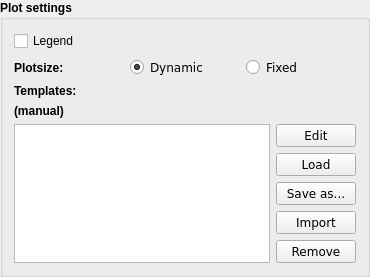
                          <widget class="QgsCollapsibleGroupBox" name="plots_groupbox">
                           <property name="font">
                            <font>
                             <bold>true</bold>
                            </font>
                           </property>
                           <property name="title">
                            <string>Plot settings</string>
                           </property>
                           <property name="collapsed">
                            <bool>true</bool>
                           </property>
                           <layout class="QVBoxLayout" name="vertical_layout_2">
                            <item>
                             <widget class="QCheckBox" name="create_legend">
                              <property name="font">
                               <font>
                                <pointsize>9</pointsize>
                                <bold>false</bold>
                               </font>
                              </property>
                              <property name="text">
                               <string>Legend</string>
                              </property>
                             </widget>
                            </item>
                            <item>
                             <layout class="QHBoxLayout" name="horizontal_layout_4">
                              <item>
                               <widget class="QLabel" name="label_20">
                                <property name="toolTip">
                                 <string>&lt;html&gt;&lt;head/&gt;&lt;body&gt;&lt;p&gt;Dynamic plotsize: The plot size will adjust to the customplot window size.&lt;br/&gt;Fixed: The plot size will be set to the parameter figure.figsize from the used style file.&lt;/p&gt;&lt;/body&gt;&lt;/html&gt;</string>
                                </property>
                                <property name="text">
                                 <string>Plotsize:</string>
                                </property>
                               </widget>
                              </item>
                              <item>
                               <widget class="QRadioButton" name="dynamic_plot_size">
                                <property name="font">
                                 <font>
                                  <family>DejaVu Sans</family>
                                  <pointsize>9</pointsize>
                                  <bold>false</bold>
                                 </font>
                                </property>
                                <property name="toolTip">
                                 <string>&lt;html&gt;&lt;head/&gt;&lt;body&gt;&lt;p&gt;Dynamic plotsize: The plot size will adjust to the customplot window size.&lt;br/&gt;Fixed: The plot size will be set to the parameter figure.figsize from the used style file.&lt;/p&gt;&lt;/body&gt;&lt;/html&gt;</string>
                                </property>
                                <property name="text">
                                 <string>Dynamic</string>
                                </property>
                                <property name="checked">
                                 <bool>true</bool>
                                </property>
                               </widget>
                              </item>
                              <item>
                               <widget class="QRadioButton" name="radio_button_2">
                                <property name="font">
                                 <font>
                                  <family>DejaVu Sans</family>
                                  <pointsize>9</pointsize>
                                  <bold>false</bold>
                                 </font>
                                </property>
                                <property name="toolTip">
                                 <string>&lt;html&gt;&lt;head/&gt;&lt;body&gt;&lt;p&gt;Dynamic plotsize: The plot size will adjust to the customplot window size.&lt;br/&gt;Fixed: The plot size will be set to the parameter figure.figsize from the used style file.&lt;/p&gt;&lt;/body&gt;&lt;/html&gt;</string>
                                </property>
                                <property name="text">
                                 <string>Fixed</string>
                                </property>
                               </widget>
                              </item>
                             </layout>
                            </item>
                            <item>
                             <widget class="QLabel" name="label_4">
                              <property name="text">
                               <string>Templates:</string>
                              </property>
                             </widget>
                            </item>
                            <item>
                             <layout class="QGridLayout" name="grid_layout_4">
                              <property name="sizeConstraint">
                               <enum>QLayout::SetDefaultConstraint</enum>
                              </property>
                              <item row="1" column="2">
                               <widget class="QPushButton" name="edit_button">
                                <property name="font">
                                 <font>
                                  <family>DejaVu Sans</family>
                                  <pointsize>9</pointsize>
                                  <bold>false</bold>
                                 </font>
                                </property>
                                <property name="toolTip">
                                 <string>&lt;html&gt;&lt;head/&gt;&lt;body&gt;&lt;p&gt;Edit current loaded template.&lt;/p&gt;&lt;p&gt;Note: Changes are not saved to a template file. Use Save as... to save changes to file.&lt;br/&gt;&lt;/p&gt;&lt;/body&gt;&lt;/html&gt;</string>
                                </property>
                                <property name="text">
                                 <string>Edit</string>
                                </property>
                               </widget>
                              </item>
                              <item row="0" column="2">
                               <widget class="QLabel" name="label_7">
                                <property name="text">
                                 <string/>
                                </property>
                               </widget>
                              </item>
                              <item row="2" column="2">
                               <widget class="QPushButton" name="load_button">
                                <property name="font">
                                 <font>
                                  <family>DejaVu Sans</family>
                                  <pointsize>9</pointsize>
                                  <bold>false</bold>
                                 </font>
                                </property>
                                <property name="toolTip">
                                 <string>&lt;html&gt;&lt;head/&gt;&lt;body&gt;&lt;p&gt;Load the selected template.&lt;/p&gt;&lt;/body&gt;&lt;/html&gt;</string>
                                </property>
                                <property name="text">
                                 <string>Load</string>
                                </property>
                               </widget>
                              </item>
                              <item row="1" column="0" rowspan="5">
                               <widget class="QListWidget" name="template_list">
                                <property name="sizePolicy">
                                 <sizepolicy hsizetype="Preferred" vsizetype="Expanding">
                                  <horstretch>0</horstretch>
                                  <verstretch>0</verstretch>
                                 </sizepolicy>
                                </property>
                                <property name="font">
                                 <font>
                                  <family>DejaVu Sans</family>
                                  <pointsize>9</pointsize>
                                  <bold>false</bold>
                                 </font>
                                </property>
                               </widget>
                              </item>
                              <item row="4" column="2">
                               <widget class="QPushButton" name="import_button">
                                <property name="font">
                                 <font>
                                  <family>DejaVu Sans</family>
                                  <pointsize>9</pointsize>
                                  <bold>false</bold>
                                 </font>
                                </property>
                                <property name="toolTip">
                                 <string>&lt;html&gt;&lt;head/&gt;&lt;body&gt;&lt;p&gt;Import template files.&lt;/p&gt;&lt;/body&gt;&lt;/html&gt;</string>
                                </property>
                                <property name="text">
                                 <string>Import</string>
                                </property>
                               </widget>
                              </item>
                              <item row="5" column="2">
                               <widget class="QPushButton" name="remove_button">
                                <property name="font">
                                 <font>
                                  <family>DejaVu Sans</family>
                                  <pointsize>9</pointsize>
                                  <bold>false</bold>
                                 </font>
                                </property>
                                <property name="toolTip">
                                 <string>&lt;html&gt;&lt;head/&gt;&lt;body&gt;&lt;p&gt;Remove a template from the list.&lt;/p&gt;&lt;p&gt;&lt;br/&gt;&lt;/p&gt;&lt;p&gt;Note:&lt;/p&gt;&lt;p&gt;* Saved template files will not be removed from disk.&lt;/p&gt;&lt;p&gt;* Templates in default template folder will reappear again next time Section plot is used.&lt;/p&gt;&lt;/body&gt;&lt;/html&gt;</string>
                                </property>
                                <property name="text">
                                 <string>Remove</string>
                                </property>
                               </widget>
                              </item>
                              <item row="3" column="2">
                               <widget class="QPushButton" name="save_as_button">
                                <property name="font">
                                 <font>
                                  <family>DejaVu Sans</family>
                                  <pointsize>9</pointsize>
                                  <bold>false</bold>
                                 </font>
                                </property>
                                <property name="toolTip">
                                 <string>&lt;html&gt;&lt;head/&gt;&lt;body&gt;&lt;p&gt;Save the loaded template to file.&lt;/p&gt;&lt;/body&gt;&lt;/html&gt;</string>
                                </property>
                                <property name="text">
                                 <string>Save as...</string>
                                </property>
                               </widget>
                              </item>
                              <item row="0" column="0">
                               <widget class="QLabel" name="template_plot_label">
                                <property name="text">
                                 <string>(manual)</string>
                                </property>
                                <property name="openExternalLinks">
                                 <bool>true</bool>
                                </property>
                               </widget>
                              </item>
                             </layout>
                            </item>
                           </layout>
                          </widget>
